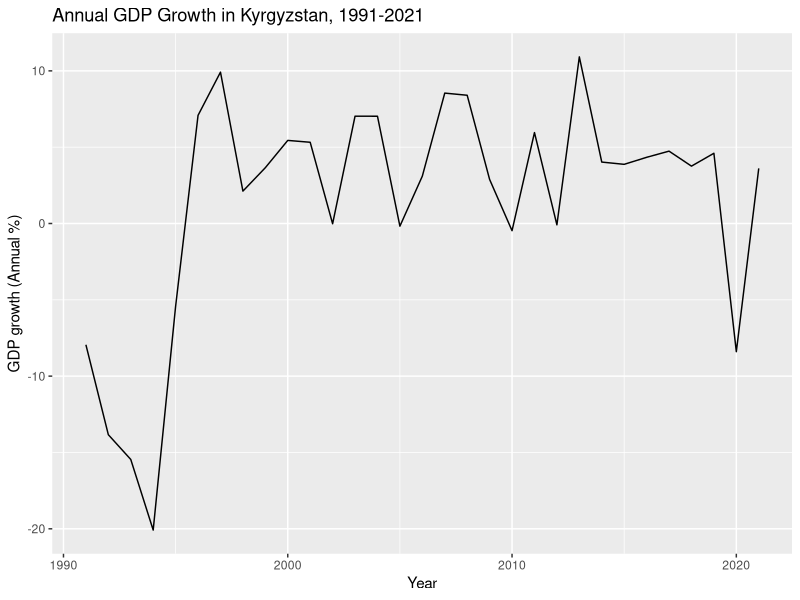
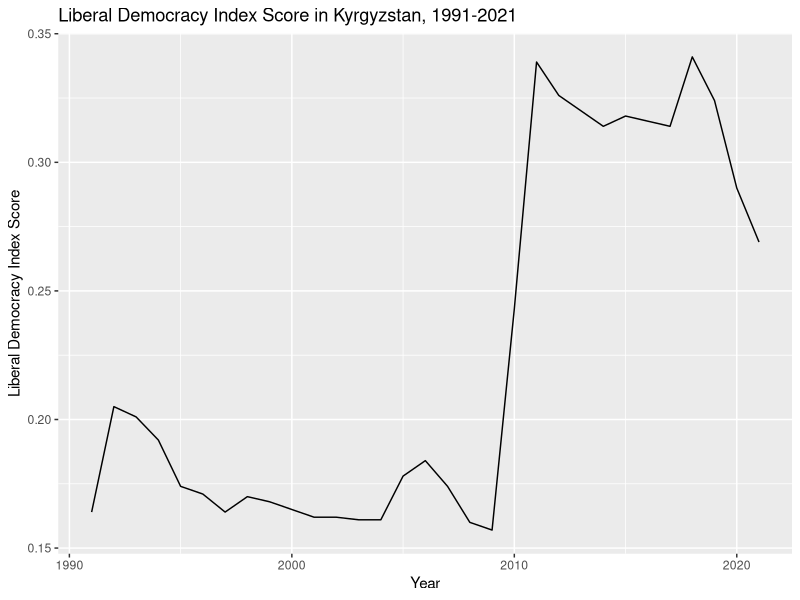
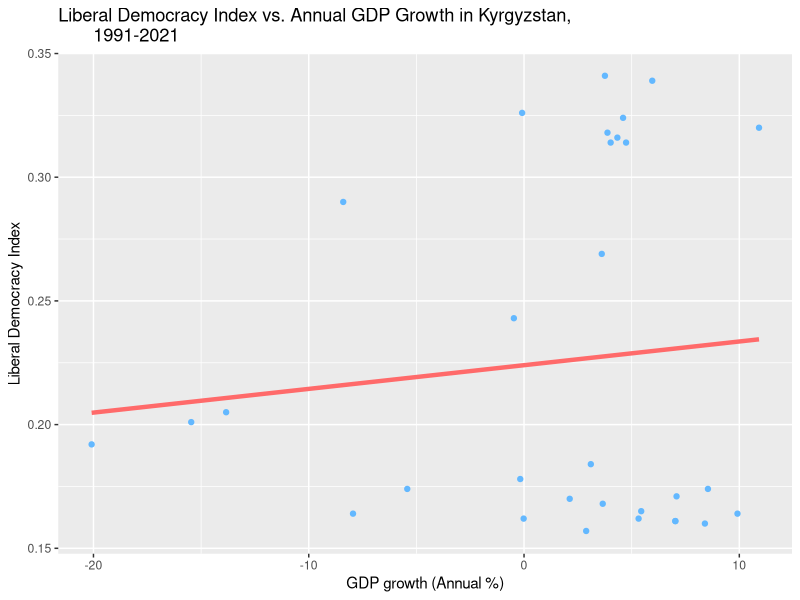

Here is the R script that generated these plots, in order:
## ---- chunk 1
library(tidyverse)
library(broom)
library(ggplot2)
library(modelr)

#Loading and joining data
ldi <- read_csv("Kyrgyzstan.csv")
gdp_growth <- read_csv("wbdatacleaned.csv")
kyrgyz <- ldi |>
 left_join(gdp_growth)

#Visualization of GDP growth over time
gdp_growth_graph <- 
  ggplot(data = kyrgyz, 
          mapping = aes(x = `Year`, 
                        y = `GDP growth (annual %)`)) +
  geom_line() +
  labs(x = "Year", 
       y = "GDP growth (Annual %)", 
       title = "Annual GDP Growth in Kyrgyzstan, 1991-2021")
gdp_growth_graph

#Visualization of LDI over time
ldi_graph <- 
  ggplot(data = kyrgyz, 
          mapping = aes(x = `Year`, 
                        y = `Liberal Democracy Index`)) +
  geom_line() +
  labs(x = "Year", 
       y = "Liberal Democracy Index Score", 
       title = "Liberal Democracy Index Score in Kyrgyzstan, 1991-2021")
ldi_graph

#Linear regression 
regression <- lm(`Liberal Democracy Index` ~ `GDP growth (annual %)`, 
                 data = kyrgyz)
regression
summary(regression)

#Coefficients
coef(regression)

#Graphing regression
ggplot(regression, aes(x = `GDP growth (annual %)`, 
                       y = `Liberal Democracy Index`)) + 
  geom_point(color = "steelblue1") + 
  labs(x = "GDP growth (Annual %)", 
       y = "Liberal Democracy Index", 
       title = "Liberal Democracy Index vs. Annual GDP Growth in Kyrgyzstan,
       1991-2021" ) +
#geom vline, hline
  geom_smooth(method = "lm", 
              se = FALSE, 
              color = "indianred1", 
              size = 1.5)
## ---- chunk 2

## ---- chunk 3
#not causal; association. observing relationship
## ---- chunk 4

#LDI and GDP alone
#if LDI 0, gdp would be.
#if GDP growth 1 pp increase, LDI 
#On average, LDI increases by x if GDP growth rate increases by 1 percentage point [contingent on holding [[other variable]]] fixed

#statistically significant.

#Regression with important confounders: LDI, GDP, Aid, Revolutions, Inequality (and explain why important). 
#interpretations of coefficient
#does association go away?
#is it still significant?
  
#run a separate regression with revolution

## ---- chunk 5
#Results Summary
#Hypothesis Support
#Limitations and Threats
#Improvements

#is positive assoc, but can it be explained by other things - if put other variables in, does association go away?
